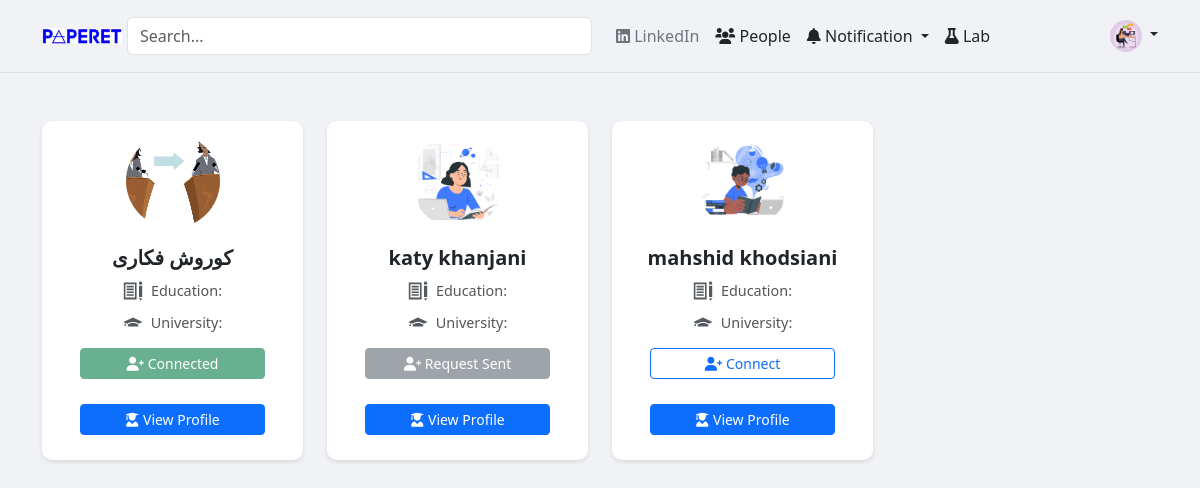
The app's page /people/index.php (signed in), older data.
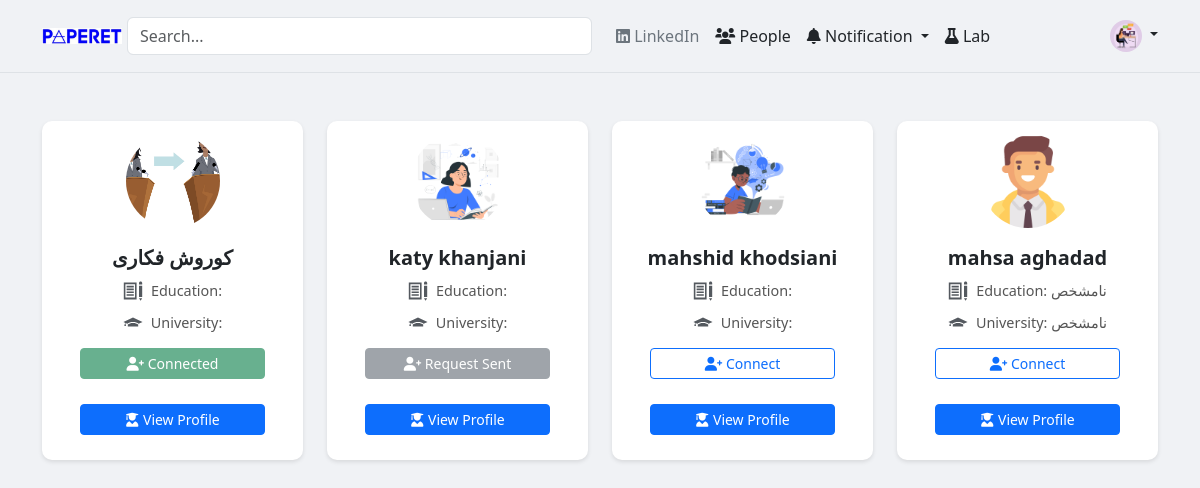
The same page, newer data.
### tables this page shows
CREATE TABLE `users` (
  `id` int(12) NOT NULL,
  `name` varchar(255) DEFAULT NULL,
  `family` varchar(255) DEFAULT NULL,
  `email` varchar(255) DEFAULT NULL,
  `password` varchar(255) DEFAULT NULL,
  `reset_code` varchar(255) DEFAULT NULL,
  `reset_code_expires_at` datetime DEFAULT NULL,
  `google_id` varchar(255) DEFAULT NULL,
  `is_google_user` tinyint(1) DEFAULT 0,
  `profile_pic` varchar(255) DEFAULT NULL,
  `is_active` tinyint(1) NOT NULL DEFAULT 0,
  `email_verification_token` varchar(255) DEFAULT NULL,
  `university` varchar(255) DEFAULT NULL,
  `birthdate` date DEFAULT NULL,
  `education` varchar(255) DEFAULT NULL,
  `workplace` varchar(255) DEFAULT NULL,
  `meeting_info` text DEFAULT NULL,
  `linkedin_url` varchar(255) DEFAULT NULL,
  `x_url` varchar(255) DEFAULT NULL,
  `google_scholar_url` varchar(255) DEFAULT NULL,
  `github_url` varchar(255) DEFAULT NULL,
  `website_url` varchar(255) DEFAULT NULL,
  `custom_profile_link` varchar(255) DEFAULT NULL,
  `availability_status` enum('available','busy','meeting_link','google_calendar_embed') DEFAULT 'available',
  `meeting_link` varchar(255) DEFAULT NULL,
  `google_calendar` varchar(255) DEFAULT NULL,
  `resume_pdf_path` varchar(255) DEFAULT NULL,
  `intro_video_path` varchar(255) DEFAULT NULL,
  `last_resume_update` varchar(255) DEFAULT NULL,
  `biography` longtext DEFAULT NULL,
  `created_at` timestamp NOT NULL DEFAULT current_timestamp(),
  `updated_at` timestamp NOT NULL DEFAULT current_timestamp() ON UPDATE current_timestamp()
);

CREATE TABLE `connections` (
  `id` int(11) NOT NULL,
  `sender_id` int(11) NOT NULL,
  `receiver_id` int(11) NOT NULL,
  `status` enum('pending','accepted','declined') DEFAULT 'pending',
  `created_at` timestamp NOT NULL DEFAULT current_timestamp(),
  `updated_at` timestamp NOT NULL DEFAULT current_timestamp() ON UPDATE current_timestamp()
);

### people/index.php (the view, shortened to what this page needs)
<?php
include(__DIR__ . '/../config.php');
$current_user_id = null;
if (isset($_SESSION['user_data']['id'])) {
    $current_user_id = $_SESSION['user_data']['id'];
} else {
    header("Location: ../login.php");
    exit();
}
?>
<!DOCTYPE html>
<html lang="en" dir="ltr">
<head>
    <link href="https://cdn.jsdelivr.net/npm/bootstrap@5.3.0/dist/css/bootstrap.min.css" rel="stylesheet">
    <link rel="stylesheet" href="https://cdnjs.cloudflare.com/ajax/libs/font-awesome/6.0.0-beta3/css/all.min.css">
</head>
<body>
    <?php
    include 'header.php';
    ?>
    <div class="container mt-5">
        <div class="row">
            <?php
            try {
                $sql = "SELECT id, name, family, education, university, profile_pic FROM users WHERE id != ?";
                $stmt = $conn->prepare($sql);
                $stmt->bind_param("i", $current_user_id);
                $stmt->execute();
                $result = $stmt->get_result();
                if ($result && $result->num_rows > 0) {
                    while ($row = $result->fetch_assoc()) {
                        $target_user_id = $row["id"];
                        $fullName = htmlspecialchars($row["name"] . " " . $row["family"]);
                        $education = htmlspecialchars($row["education"] ?? 'نامشخص');
                        $university = htmlspecialchars($row["university"] ?? 'نامشخص');
                        $profilePic = htmlspecialchars($row["profile_pic"] ?? 'https://via.placeholder.com/100');
                        $profileLink = "profile.php?id=" . (int)$target_user_id;
                        $button_text = 'Connect';
                        $button_class = 'btn-outline-primary';
                        $button_disabled = '';
                        $conn_stmt = $conn->prepare("SELECT status, sender_id FROM connections WHERE (sender_id = ? AND receiver_id = ?) OR (sender_id = ? AND receiver_id = ?)");
                        $conn_stmt->bind_param("iiii", $current_user_id, $target_user_id, $target_user_id, $current_user_id);
                        $conn_stmt->execute();
                        $conn_result = $conn_stmt->get_result();
                        if ($conn_result->num_rows > 0) {
                            $conn_row = $conn_result->fetch_assoc();
                            $connection_status = $conn_row['status'];
                            if ($connection_status == 'pending') {
                                if ($conn_row['sender_id'] == $current_user_id) {
                                    $button_text = 'Request Sent';
                                    $button_class = 'btn-secondary';
                                    $button_disabled = 'disabled';
                                } else {
                                    $button_text = 'Pending Request';
                                    $button_class = 'btn-warning';
                                    $button_disabled = 'disabled';
                                }
                            } elseif ($connection_status == 'accepted') {
                                $button_text = 'Connected';
                                $button_class = 'btn-success';
                                $button_disabled = 'disabled';
                            }
                        }
            ?>
                        <div class="col-lg-3 col-md-4 col-sm-6 mb-4">
                            <div class="user-card">
                                <img src="../<?= $profilePic ?>" class="profile-picture" alt="Profile Picture">
                                <div class="card-body-custom">
                                    <h5 class="card-title-custom"><?= $fullName ?></h5>
                                    <div class="icon-text">
                                        <span>Education: <?= $education ?></span>
                                    </div>
                                    <div class="icon-text">
                                        <span>University: <?= $university ?></span>
                                    </div>
                                    <?php if ($target_user_id != $current_user_id) : ?>
                                        <button type="button" class="btn <?= $button_class ?> btn-sm btn-custom connect-btn" data-user-id="<?= $target_user_id ?>" <?= $button_disabled ?>>
                                            <i class="fas fa-user-plus"></i> <?= $button_text ?>
                                        </button>
                                    <?php endif; ?>
                                    <a href="<?= $profileLink ?>" class="btn btn-primary btn-sm btn-custom"><i class="fas fa-user-graduate"></i> View Profile</a>
                                </div>
                            </div>
                        </div>
            <?php
                    }
                } else {
                    echo "<div class='col-12 text-center'><p>No users found.</p></div>";
                }
            } catch (Exception $e) {
                error_log("Query error in people/index.php: " . $e->getMessage());
                echo "<div class='col-12 alert alert-danger'>Error loading user data. Please try again later.</div>";
            } finally {
                if ($conn instanceof mysqli) {
                    $conn->close();
                }
            }
            ?>
        </div>
    </div>
</body>
</html>

### people/header.php (shortened to what this page needs)
<header class="p-3 mb-3 border-bottom">
    <div class="container">
        <div class="d-flex flex-wrap align-items-center justify-content-center justify-content-lg-start">
            <a href="./" class="d-flex align-items-center mb-2 mb-lg-0 text-dark text-decoration-none">
                <img src="../images/logo.jpeg" class="img-fluid" height="80" width="80" alt="Logo">
            </a>
            <form class="col-12 col-lg-5 mb-3 mb-lg-0 me-lg-3 mr-2 search-container" style="margin-left: 5px;" role="search" method="GET" action="search.php">
                <input class="form-control" type="search" name="query" placeholder="Search..." aria-label="Search">
            </form>
            <ul class="nav col-12 col-lg-auto me-lg-auto mb-2 justify-content-center mb-md-0">
                <li><a href="#" class="nav-link px-2 link-secondary"><i class="fab fa-linkedin"></i> LinkedIn</a></li>
                <li><a href="./" class="nav-link px-2 link-dark"><i class="fas fa-users"></i> People</a></li>
                <li class="nav-item dropdown">
                    <a class="nav-link px-2 link-dark dropdown-toggle" href="#" id="navbarDropdownNotification" role="button" data-bs-toggle="dropdown" aria-expanded="false">
                        <i class="fas fa-bell"></i> Notification
                    </a>
                </li>
                <li><a href="" class="nav-link px-2 link-dark"><i class="fas fa-flask"></i> Lab</a></li>
            </ul>
            <div class="dropdown text-end">
                <a href="#" class="d-block link-dark text-decoration-none dropdown-toggle" id="dropdownUser1"
                    data-bs-toggle="dropdown" aria-expanded="false">
                    <?php
                    if ($_SESSION['user_data']['profile_pic'] == "images/2.png") {
                        $pic = "../images/2.png";
                    } else {
                        $pic = "../" . $_SESSION['user_data']['profile_pic'];
                    }
                    ?>
                    <img src="<?= $pic ?>" alt="profile" width="32" height="32" class="rounded-circle">
                </a>
            </div>
        </div>
    </div>
</header>

### people/index.php (style rules this page uses)
body { background-color: #f0f2f5; }
.user-card { background-color: #fff; border-radius: 10px; box-shadow: 0 2px 4px rgba(0, 0, 0, 0.1); margin-bottom: 20px; overflow: hidden; text-align: center; position: relative; padding-top: 60px; }
.profile-picture { width: 100px; height: 100px; border-radius: 50%; object-fit: cover; border: 3px solid #fff; position: absolute; top: 10px; left: 50%; transform: translateX(-50%); z-index: 2; }
.card-body-custom { padding: 15px; margin-top: 50px; }
.card-title-custom { font-size: 1.25rem; font-weight: bold; margin-bottom: 5px; }
.icon-text { display: flex; align-items: center; justify-content: center; margin-top: 10px; font-size: 0.9rem; color: #555; }
.icon-text svg { width: 20px; height: 20px; margin-right: 8px; fill: #54595F; }
.btn-custom { width: 80%; margin-top: 15px; margin-bottom: 10px; }

### people/header.php (style rules this page uses)
.search-container { position: relative; }

Row changes from the older to the newer data that the page shows:
added users: profile_pic (picture), fullName "mahsa aghadad", education "نامشخص", university "نامشخص", button_text "Connect"
